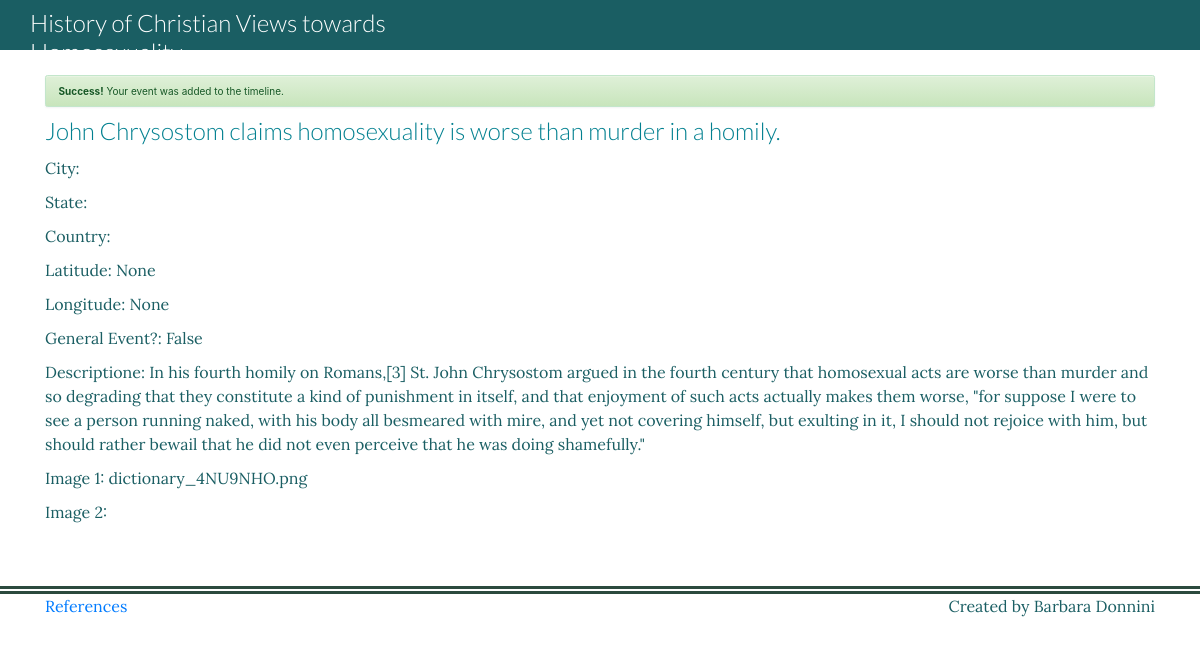
Screenshot of /maintimeline/11 with the database file from the repository.
### maintimeline/models.py (models this page shows, shortened)
class Event(models.Model):
    created_by = models.ForeignKey(User, related_name='events', on_delete=models.CASCADE,)
    category = models.TextField(
        null=True,
        blank=True,
    )
    headline = models.TextField()
    city = models.TextField(
        null=True,
        blank=True,
    )
    state = models.TextField(
        null=True,
        blank=True,
    )
    country = models.TextField(
        null=True,
        blank=True,
    )
    latitude = models.DecimalField(
        null=True,
        blank=True,
        max_digits=9,
        decimal_places=6
    )
    longitude = models.DecimalField(
        null=True,
        blank=True,
        max_digits=9,
        decimal_places=6
    )
    is_general = models.NullBooleanField()
    approx_year = models.NullBooleanField()
    date = models.DateField(
        null=True,
        blank=True,
        )
    year = models.IntegerField(
        null=True,
        blank=True,
        )
    description = models.TextField(
        null=True,
        blank=True,
    )
    image1 = models.ImageField(
        null=True,
        blank=True,
    )
    image2 = models.ImageField(
        null=True,
        blank=True,
    )

### maintimeline/views.py (the view)
# urls.py: path('maintimeline/<int:pk>', EventDetailView.as_view(), name='event-detail'),
class EventDetailView(DetailView):
    model = Event

### maintimeline/templates/maintimeline/event_detail.html (shortened to what this page needs)
{% extends 'maintimeline/base.html' %}
{% load static %}
{% block content %}
<div class="container">
	<div style="height:25px"></div>
	<div class="alert alert-success">
  <strong>Success!</strong> Your event was added to the timeline.
</div>
	<h1>{{ object.headline }}</h1>
<p>City: {{ object.city }}</p>
<p>State: {{ object.state|date }}</p>
<p>Country: {{ object.country }}</p>
<p>Latitude: {{ object.latitude }}</p>
<p>Longitude: {{ object.longitude }}</p>
<p>General Event?: {{ object.is_general }}</p>
<p>Descriptione: {{ object.description }}</p>
<p>Image 1: {{ object.image1 }}</p>
<p>Image 2: {{ object.image2 }}</p>
</div>
{% endblock %}

### rows the page displays
Event: headline "John Chrysostom claims homosexuality is worse than murder in a homily.", latitude "None", longitude "None", is_general "False", description "In his fourth homily on Romans,[3] St. John Chrysostom argued in the fourth century that homosexual acts are worse than murder and so degrading that they constitute a kind of punishment in itself, and that enjoyment of such acts actually makes them worse, \"for suppose I were to see a person running naked, with his body all besmeared with mire, and yet not covering himself, but exulting in it, I should not rejoice with him, but should rather bewail that he did not even perceive that he was doing shamefully.\"", image1 "dictionary_4NU9NHO.png"
